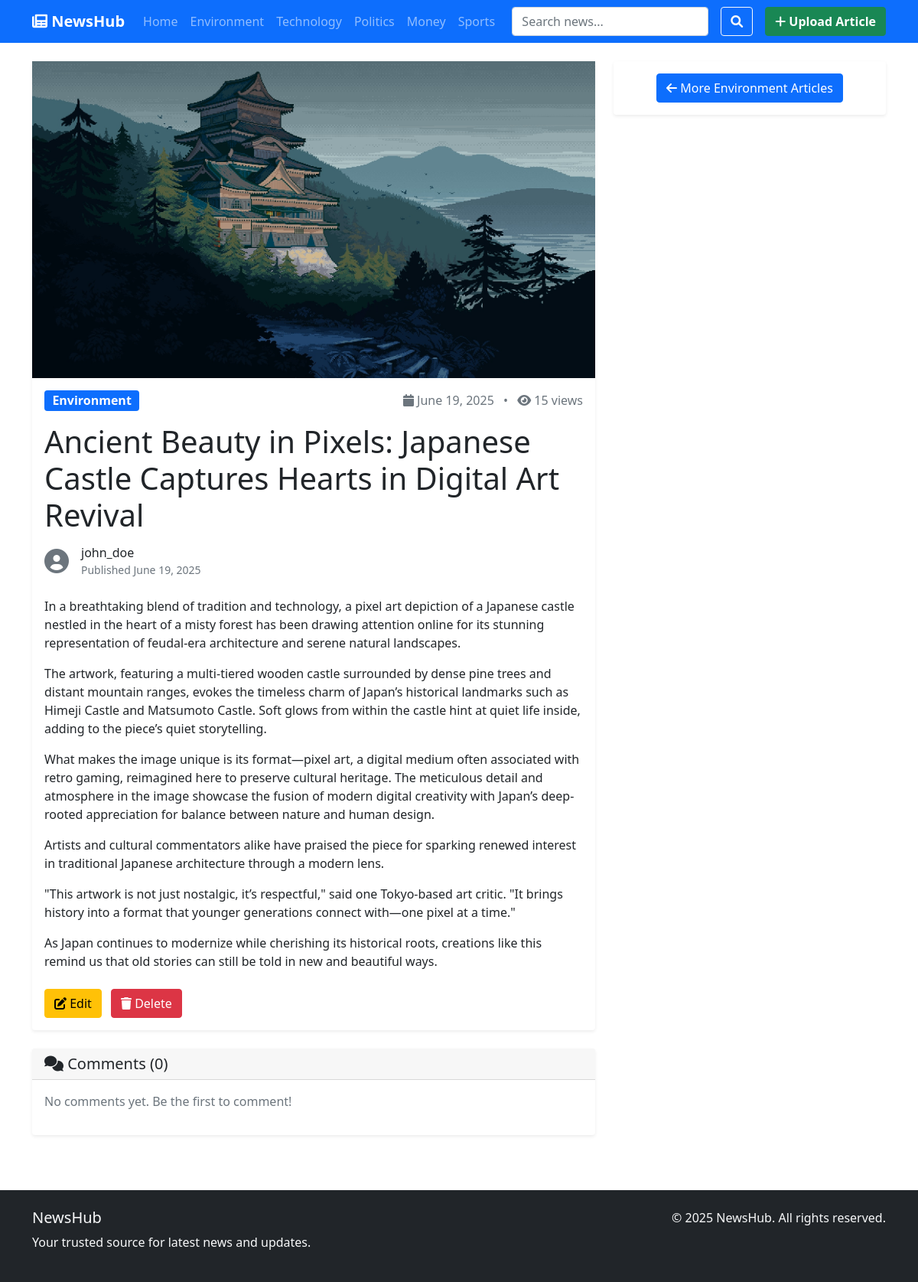
/article/hhtyhyt/, run on the app's committed database.
### news/models.py (models this page shows, shortened)
class Category(models.Model):
    name = models.CharField(max_length=100, unique=True)
    description = models.TextField(blank=True)
    created_at = models.DateTimeField(auto_now_add=True)
    class Meta:
        verbose_name_plural = "Categories"
    def get_absolute_url(self):
        return reverse('news:category', kwargs={'category_id': self.pk})

class Article(models.Model):
    STATUS_CHOICES = [
        ('draft', 'Draft'),
        ('published', 'Published'),
    ]
    title = models.CharField(max_length=200)
    slug = models.SlugField(max_length=200, unique=True)
    author = models.ForeignKey(User, on_delete=models.CASCADE, related_name='articles')
    category = models.ForeignKey(Category, on_delete=models.CASCADE, related_name='articles')
    content = models.TextField()
    excerpt = models.CharField(max_length=300, help_text="Brief description of the article")
    image = models.ImageField(upload_to='article_images/', blank=True, null=True, help_text="Upload an article image")
    status = models.CharField(max_length=10, choices=STATUS_CHOICES, default='draft')
    created_at = models.DateTimeField(auto_now_add=True)
    updated_at = models.DateTimeField(auto_now=True)
    published_at = models.DateTimeField(default=timezone.now)
    views = models.PositiveIntegerField(default=0)
    class Meta:
        ordering = ['-published_at']
    def increment_views(self):
        self.views += 1
        self.save(update_fields=['views'])

### news/views.py (the view)
# urls.py: path('article/<slug:slug>/', views.article_detail, name='article_detail'),
def article_detail(request, slug):
    article = get_object_or_404(Article, slug=slug, status='published')
    article.increment_views()
    related_articles = Article.objects.filter(
        category=article.category,
        status='published'
    ).exclude(id=article.id)[:4]
    comments = article.comments.filter(active=True)
    context = {
        'article': article,
        'related_articles': related_articles,
        'comments': comments,
        'can_edit': True,  # Always allow edit/delete for unauthenticated CRUD
    }
    return render(request, 'news/article_detail.html', context)

### news/context_processors.py (called while the page is built)
def categories_processor(request):
    return {'categories': Category.objects.all()}

### news/templates/news/article_detail.html (shortened to what this page needs)
{% extends 'news/base.html' %}
{% load static %}
{% block content %}
<div class="container">
    <div class="row">
        <div class="col-lg-8">
            <article class="card border-0 shadow-sm mb-4">
                {% if article.image %}
                <img src="{{ article.image.url }}" alt="{{ article.title }}">
                {% else %}
                <img src="{% static 'default.png' %}" alt="No image available">
                {% endif %}
                <div class="card-body">
                    <div class="d-flex justify-content-between align-items-center mb-3">
                        <span class="badge bg-primary fs-6">{{ article.category.name }}</span>
                        <div class="text-muted">
                            <i class="fas fa-calendar"></i> {{ article.published_at|date:"F d, Y" }}
                            <span class="mx-2">•</span>
                            <i class="fas fa-eye"></i> {{ article.views }} views
                        </div>
                    </div>
                    <h1 class="card-title mb-3">{{ article.title }}</h1>
                    <div class="d-flex align-items-center mb-4">
                        <div class="me-3">
                            <i class="fas fa-user-circle fa-2x text-muted"></i>
                        </div>
                        <div>
                            <h6 class="mb-0">{{ article.author.get_full_name|default:article.author.username }}</h6>
                            <small class="text-muted">Published {{ article.published_at|date:"F d, Y" }}</small>
                        </div>
                    </div>
                    <div class="article-content">
                        {{ article.content|linebreaks }}
                    </div>
                    {% if can_edit %}
                    <div class="mt-4">
                        <a href="{% url 'news:article_update' slug=article.slug %}" class="btn btn-warning me-2">
                            <i class="fas fa-edit"></i> Edit
                        </a>
                        <a href="{% url 'news:article_delete' slug=article.slug %}" class="btn btn-danger">
                            <i class="fas fa-trash"></i> Delete
                        </a>
                    </div>
                    {% endif %}
                </div>
            </article>
            <div class="card border-0 shadow-sm">
                <div class="card-header">
                    <h5 class="mb-0"><i class="fas fa-comments"></i> Comments ({{ comments.count }})</h5>
                </div>
                <div class="card-body">
                    {% for comment in comments %}
                    <div class="mb-3 {% if not forloop.last %}border-bottom pb-3{% endif %}">
                        <div class="d-flex justify-content-between align-items-center mb-2">
                            <h6 class="mb-0">{{ comment.name }}</h6>
                            <small class="text-muted">{{ comment.created_at|date:"M d, Y H:i" }}</small>
                        </div>
                        <p class="mb-0">{{ comment.content|linebreaks }}</p>
                    </div>
                    {% empty %}
                    <p class="text-muted">No comments yet. Be the first to comment!</p>
                    {% endfor %}
                </div>
            </div>
        </div>
        <div class="col-lg-4">
            <div class="card border-0 shadow-sm">
                <div class="card-body text-center">
                    <a href="{{ article.category.get_absolute_url }}" class="btn btn-primary">
                        <i class="fas fa-arrow-left"></i> More {{ article.category.name }} Articles
                    </a>
                </div>
            </div>
        </div>
    </div>
</div>
{% endblock %}

### news/templates/news/base.html (shortened to what this page needs)
<!DOCTYPE html>
<html lang="en">
<head>
    <link href="https://cdnjs.cloudflare.com/ajax/libs/bootstrap/5.1.3/css/bootstrap.min.css" rel="stylesheet">
    <link href="https://cdnjs.cloudflare.com/ajax/libs/font-awesome/6.0.0/css/all.min.css" rel="stylesheet">
</head>
<body>
    <nav class="navbar navbar-expand-lg navbar-dark bg-primary">
        <div class="container">
            <a class="navbar-brand fw-bold" href="{% url 'news:home' %}">
                <i class="fas fa-newspaper"></i> NewsHub
            </a>
            <div class="collapse navbar-collapse" id="navbarNav">
                <ul class="navbar-nav me-auto">
                    <li class="nav-item">
                        <a class="nav-link" href="{% url 'news:home' %}">Home</a>
                    </li>
                    {% for category in categories %}
                    <li class="nav-item">
                        <a class="nav-link" href="{{ category.get_absolute_url }}">{{ category.name }}</a>
                    </li>
                    {% endfor %}
                </ul>
                <form class="d-flex align-items-center gap-2" method="GET" action="{% url 'news:search' %}">
                    <input class="form-control me-2" type="search" name="q" placeholder="Search news..."
                        value="{{ request.GET.q }}" style="min-width: 180px;">
                    <button class="btn btn-outline-light me-2" type="submit" title="Search">
                        <i class="fas fa-search"></i>
                    </button>
                    <a href="{% url 'news:article_create' %}" class="btn btn-success fw-bold d-flex align-items-center"
                        style="white-space: nowrap;">
                        <i class="fas fa-plus me-1"></i> Upload Article
                    </a>
                </form>
            </div>
        </div>
    </nav>
    <main class="py-4">
        {% block content %}
        {% endblock %}
    </main>
    <footer class="bg-dark text-light py-4 mt-5">
        <div class="container">
            <div class="row">
                <div class="col-md-6">
                    <h5>NewsHub</h5>
                    <p>Your trusted source for latest news and updates.</p>
                </div>
                <div class="col-md-6 text-md-end">
                    <p>&copy; 2025 NewsHub. All rights reserved.</p>
                </div>
            </div>
        </div>
    </footer>
</body>
</html>

### data on the page
Category: name "Environment"
Category: name "Technology"
Category: name "Politics"
Category: name "Money"
Category: name "Sports"
Article: image (picture), category.name "Environment", published_at "June 19, 2025", views "15", title "Ancient Beauty in Pixels: Japanese Castle Captures Hearts in Digital Art Revival", author.get_full_name "john_doe", content "In a breathtaking blend of tradition and technology, a pixel art depiction of a Japanese castle nestled in the heart of a misty forest has been drawing attention online for its stunning representation of feudal-era architecture and serene natural landscapes. The artwork, featuring a multi-tiered wooden castle surrounded by dense pine trees and distant mountain ranges, evokes the timeless charm of Japan’s historical landmarks such as Himeji Castle and Matsumoto Castle. Soft glows from within the castle hint at quiet life inside, adding to the piece’s quiet storytelling. What makes the image unique is its format—pixel art, a digital medium often associated with retro gaming, reimagined here…"

### other printed values
{{ comments.count }} "0"
